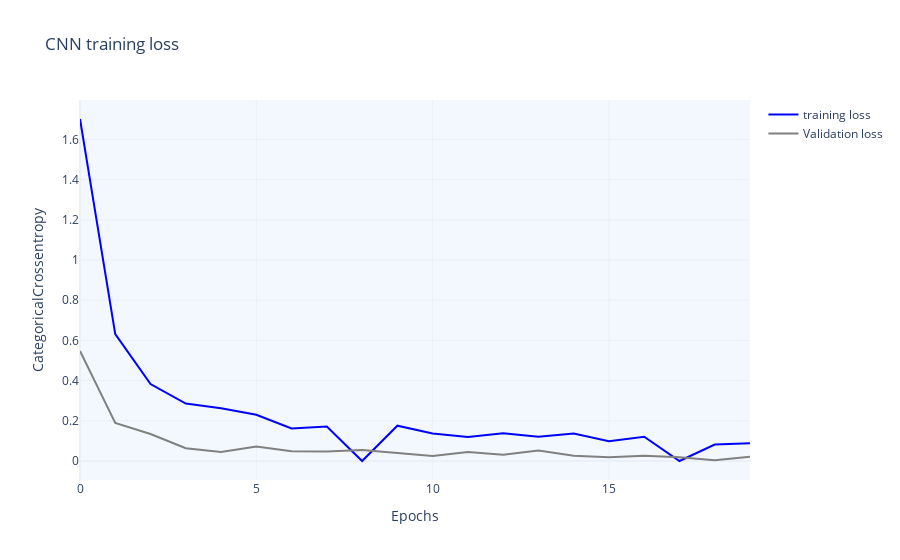

Notebook cell for this chart:
### Code cell
fig = go.Figure()
epochs = 20
fig.add_trace(go.Scatter(x=np.arange(0,epochs,1),
y=history.history['loss'],
mode='lines',
name=f'training loss',
marker_size=3,
line_color='blue'))
fig.add_trace(go.Scatter(x=np.arange(0, epochs, 1),
                         y=history.history['val_loss'],
                         mode='lines',
                         name=f'Validation loss',
                         line_color='grey'))
fig.update_layout(
                  title="CNN training loss",
                  xaxis_title="Epochs",
                  yaxis_title=f"CategoricalCrossentropy")
                  
fig.update_layout({'plot_bgcolor': '#f2f8fd' , 
                   'paper_bgcolor': 'white',}, 
                   template='plotly_white')

### Figure 1 — Plotly figure (JSON) as saved in the notebook; plotly's stock layout.template omitted (floating-point values rounded to 4 significant figures)
{"data": [{"line": {"color": "blue"}, "marker": {"size": 3}, "mode": "lines", "name": "training loss", "type": "scatter", "x": [0, 1, 2, 3, 4, 5, 6, 7, 8, 9, 10, 11, 12, 13, 14, 15, 16, 17, 18, 19], "y": [1.702, 0.6311, 0.3831, 0.2861, 0.2624, 0.2302, 0.1621, 0.1721, 0, 0.1758, 0.1374, 0.1199, 0.1386, 0.1201, 0.1371, 0.09863, 0.1206, 0, 0.08175, 0.08885]}, {"line": {"color": "grey"}, "mode": "lines", "name": "Validation loss", "type": "scatter", "x": [0, 1, 2, 3, 4, 5, 6, 7, 8, 9, 10, 11, 12, 13, 14, 15, 16, 17, 18, 19], "y": [0.5471, 0.1897, 0.1342, 0.0638, 0.04468, 0.07228, 0.04852, 0.04668, 0.05496, 0.04167, 0.0249, 0.04476, 0.03153, 0.05174, 0.02664, 0.01848, 0.02635, 0.01865, 0.003364, 0.02168]}], "layout": {"paper_bgcolor": "white", "plot_bgcolor": "#f2f8fd", "title": {"text": "CNN training loss"}, "xaxis": {"title": {"text": "Epochs"}}, "yaxis": {"title": {"text": "CategoricalCrossentropy"}}}}
